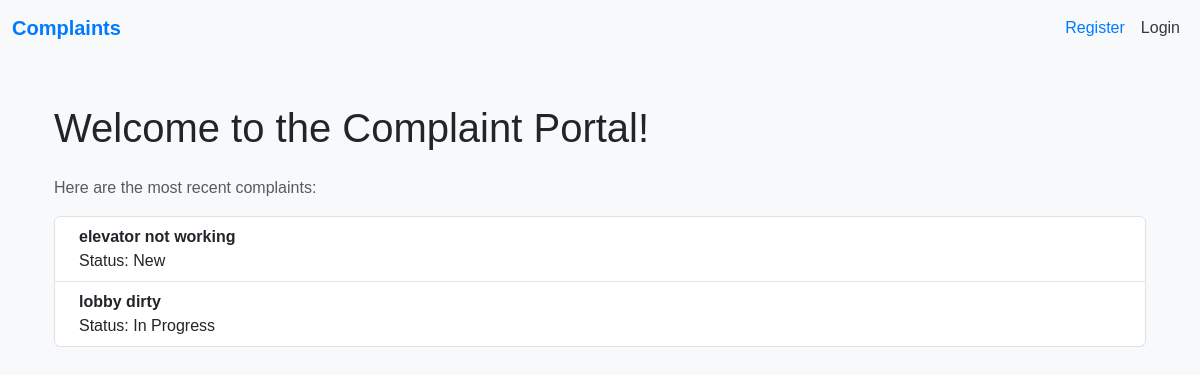
The page / on the database its author committed.
### mainapp/models.py (models this page shows, shortened)
class Complaint(models.Model):
    Status_choices = (
        ("New", "New"),
        ("In Progress", "In Progress"),
        ("Resolved", "Resolved"),
        ("Closed", "Closed"),
    )
    title = models.CharField(max_length=155, blank=False, null=False)
    user = models.ForeignKey(User, null=False, on_delete=models.CASCADE)
    description = models.TextField(blank=False, null=False)
    category = models.ForeignKey(Category, null=False, on_delete=models.CASCADE)
    status = models.CharField(choices=Status_choices, default="New", max_length=50)
    created_at = models.DateTimeField(auto_now_add=True)
    updated_at = models.DateTimeField(auto_now=True)

### mainapp/views.py (the view)
# urls.py: path("", ComplaintListView.as_view(), name="complaint_list"),
class ComplaintListView(ListView):
    model = Complaint
    template_name = "index.html"
    def get_queryset(self):
        return Complaint.objects.filter(created_at__lte=timezone.now()).order_by("-created_at")

### mainapp/templates/index.html (shortened to what this page needs)
{% extends 'base.html' %}
{% load static %}
{% block body_block %}
    <div class="container mt-5">
        <h1 class="mb-4">Welcome to the Complaint Portal!</h1>
        <p class="text-muted">Here are the most recent complaints:</p>
        <div class="list-group">
            {% for complaint in complaint_list %}
                <a href="{% url "mainapp:complaint_detail" pk=complaint.pk %}" class="list-group-item list-group-item-action d-flex justify-content-between align-items-start">
                    <div class="ms-2 me-auto">
                        <div class="fw-bold">{{ complaint.title }}</div>
                        Status: {{ complaint.status }}
                    </div>
                </a>
            {% endfor %}
        </div>
    </div>
{% endblock body_block %}

### mainapp/static/css/style.css (style rules this page uses)
body { font-family: Arial, sans-serif; background-color: #f8f9fa; }
.container { margin-top: 20px; }

### rows shown on the page
Complaint: title "elevator not working", status "New"
Complaint: title "lobby dirty", status "In Progress"
